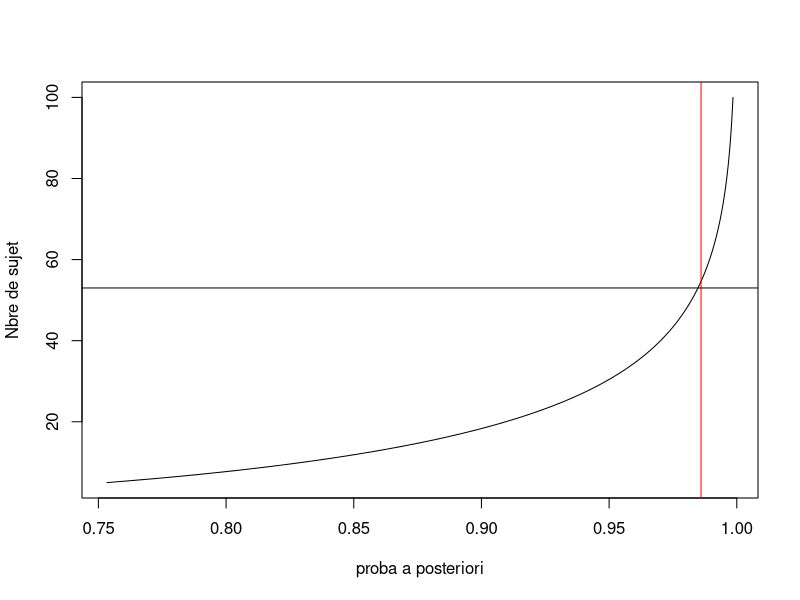

Write R code to recreate this figure.
# Protocol :  
# VE = 70% ; n = 53
# 90% proba a  posteriori d'avoir VE > 0.2
# 1.7% incidence dans le placebo et 20% de pdv


calcul_p <- function(VE_estime, n) {
  
  theta <- (VE_estime - 1)/(VE_estime - 2)
  
  n_vaccin <- n * theta / (1 - theta)
  
  n_placebo <- n - n_vaccin
  
  simu <- rbeta(n, shape1 = 0.700102 + n_vaccin, shape2 = 1 + n - n_vaccin)
  
  
  p <- pbeta(q = 4/9, shape1 = 0.700102 + n_vaccin, 1 + n - n_vaccin, lower.tail = T) # Pour VE > 0.2
  
  return(p)
}



sec_n <- seq(5,100,1)
vec_sim <- sapply(seq(5,100,1), calcul_p, VE_estime = 0.7) # True valeur


plot(y = sec_n, x = vec_sim, "l", xlab = "proba a posteriori", ylab = "Nbre de sujet")
abline(v=0.986, col = "red")
abline(h = 53)


